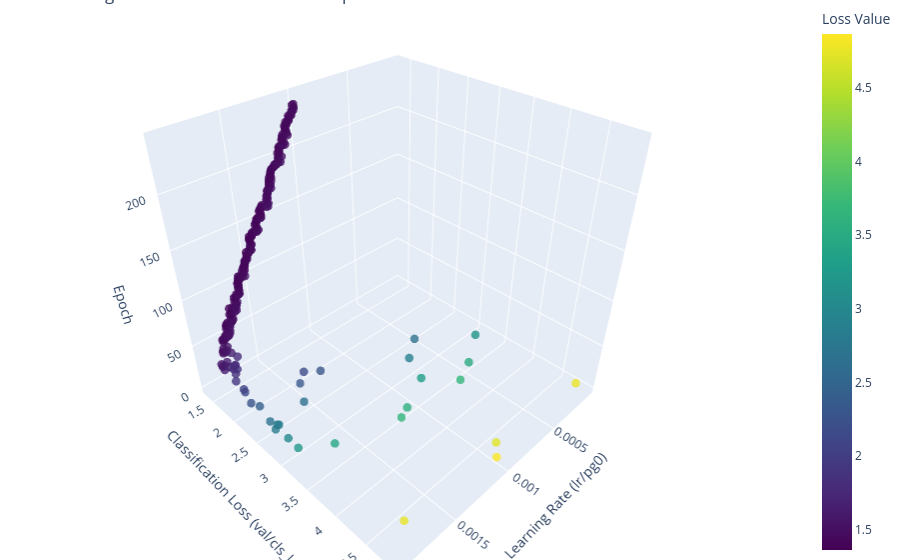

Notebook code cell kept with this figure:
### Code cell
graph_LrLoss_3D(df)

### Figure 1 — Plotly figure (JSON) as saved in the notebook; plotly's stock layout.template omitted (floating-point values rounded to 4 significant figures; data arrays with more than 128 entries replaced by an {"elided": "..."} marker saying what was removed)
{"data": [{"marker": {"color": {"elided": "242 float values"}, "colorbar": {"title": {"text": "Loss Value"}}, "colorscale": [[0, "#440154"], [0.1111, "#482878"], [0.2222, "#3e4989"], [0.3333, "#31688e"], [0.4444, "#26828e"], [0.5556, "#1f9e89"], [0.6667, "#35b779"], [0.7778, "#6ece58"], [0.8889, "#b5de2b"], [1, "#fde725"]], "opacity": 0.8, "size": 5}, "mode": "markers", "type": "scatter3d", "x": {"elided": "242 float values"}, "y": {"elided": "242 float values"}, "z": {"elided": "242 int values"}}], "layout": {"margin": {"b": 0, "l": 0, "r": 0, "t": 0}, "scene": {"xaxis": {"title": {"text": "Learning Rate (lr/pg0)"}}, "yaxis": {"title": {"text": "Classification Loss (val/cls_loss)"}}, "zaxis": {"title": {"text": "Epoch"}}}, "title": {"text": "Learning Rate vs. Validation Loss vs. Epoch"}}}
